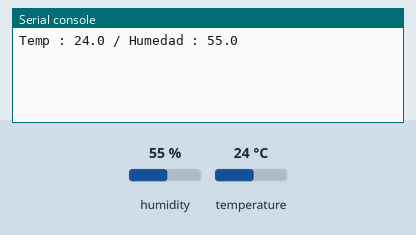
Recording of a program running on a simulated ESP32 board running MicroPython. On the bench: the last lines printed to the serial console. The inputs (shaded band) are chosen by the test bench; at power-on: humidity 55 %, temperature 24 °C.

Above: at 1.2 s.
1.3 s: humidity set to 22 %
At 2.9 s:
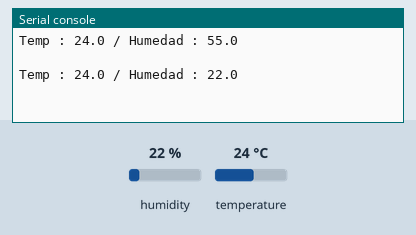
5.5 s: temperature set to 12 °C
At 7.6 s:
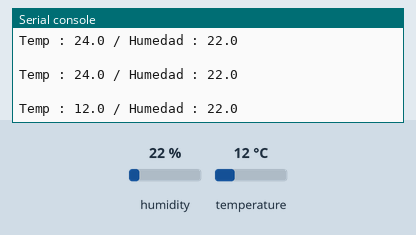
8.2 s: humidity set to 40 %
At 8.2 s:
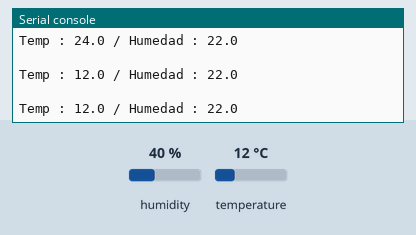
Timing chart, 0 to 11.2 s (numbered marks = the images above; inputs shaded):
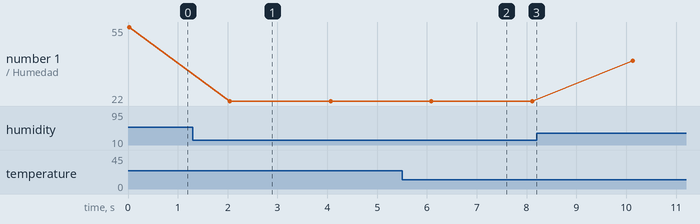

The program:

sensorDHT22.py
```python
from machine import Pin
from utime import sleep
import dht

sensor_dht22 = dht.DHT22(Pin(13))

while True:
    try:
        sensor_dht22.measure()
        t = sensor_dht22.temperature()
        h = sensor_dht22.humidity()

        print(f"Temp : {t} / Humedad : {h}")
        sleep(2)
        print("")

    except OSError as e:
        print("Error data")
```

Measured:
- after the input at 1.3 s, the serial console: prints a new line after 0.75 s (image 1)
- after the input at 5.5 s, the serial console: prints a new line after 0.59 s (image 2)
- plotted number 1: 55 → 22 after the input at 1.3 s, 22 → 40 after the input at 8.2 s
